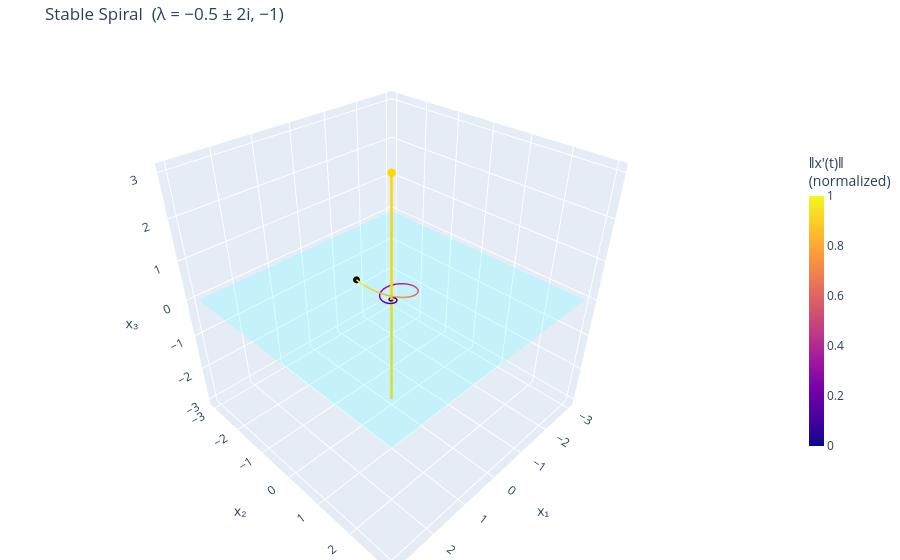

Write notebook code for a chart like this one.
### Markdown cell above
---
## 1 · Single figure

A stable spiral: eigenvalues −0.5 ± 2i and −1. One trajectory starting at (1, 0, 1) spirals
inward in the x₁-x₂ eigenplane while contracting along x₃.

### Code cell
A = MATRICES['stable_spiral']
x0_list = [[1.0, 0.0, 1.0]]

_, eigen_info = analyze(A)
trajectories = integrate_many(A, x0_list, t_span=(0, 15), n_points=800)
color_values = compute_color_values_many(A, trajectories, quantity='speed')

fig = plot_phase_portrait(
    trajectories=trajectories,
    eigen_info=eigen_info,
    color_values=color_values,
    title=TITLES['stable_spiral'],
)
fig.show()

### Figure 1 — Plotly figure (JSON) as saved in the notebook; plotly's stock layout.template omitted (floating-point values rounded to 4 significant figures; data arrays with more than 128 entries replaced by an {"elided": "..."} marker saying what was removed)
{"data": [{"line": {"cmax": 1, "cmin": 0, "color": {"elided": "800 float values"}, "colorbar": {"len": 0.6, "thickness": 15, "title": {"text": "‖x′(t)‖<br>(normalized)"}}, "colorscale": [[0, "#0d0887"], [0.1111, "#46039f"], [0.2222, "#7201a8"], [0.3333, "#9c179e"], [0.4444, "#bd3786"], [0.5556, "#d8576b"], [0.6667, "#ed7953"], [0.7778, "#fb9f3a"], [0.8889, "#fdca26"], [1, "#f0f921"]], "width": 3}, "mode": "lines", "showlegend": false, "type": "scatter3d", "x": {"elided": "800 float values"}, "y": {"elided": "800 float values"}, "z": {"elided": "800 float values"}}, {"marker": {"color": "black", "size": 4}, "mode": "markers", "showlegend": false, "type": "scatter3d", "x": [1], "y": [0], "z": [1]}, {"colorscale": [[0, "cyan"], [1, "cyan"]], "opacity": 0.15, "showlegend": false, "showscale": false, "type": "surface", "x": {"elided": "20x20 float values"}, "y": {"elided": "20x20 float values"}, "z": {"elided": "20x20 float values"}}, {"line": {"color": "gold", "width": 5}, "mode": "lines", "showlegend": false, "type": "scatter3d", "x": [0, 0], "y": [0, 0], "z": [-3.0, 3.0]}, {"marker": {"color": "gold", "size": 5}, "mode": "markers", "showlegend": false, "type": "scatter3d", "x": [0], "y": [0], "z": [3.0]}], "layout": {"margin": {"b": 0, "l": 0, "r": 0, "t": 40}, "scene": {"aspectmode": "cube", "xaxis": {"title": {"text": "x₁"}}, "yaxis": {"title": {"text": "x₂"}}, "zaxis": {"title": {"text": "x₃"}}}, "title": {"text": "Stable Spiral  (λ = −0.5 ± 2i, −1)"}}}
